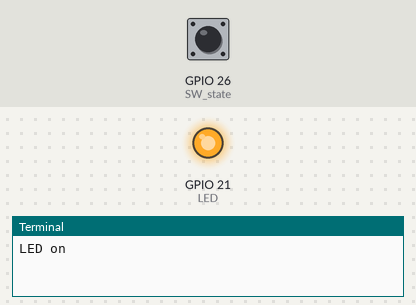
Recording of a program running on a simulated Raspberry Pi (BCM pin numbers). Parts: output pins drawn as LEDs (lit = HIGH), the last lines printed to the terminal. The test bench sets the inputs (shaded band); at power-on: GPIO 26 (SW_state) HIGH.

Above: at 1.2 s.
1.3 s: GPIO 26 (SW_state) pulled LOW for 2.35 s
At 2.5 s:
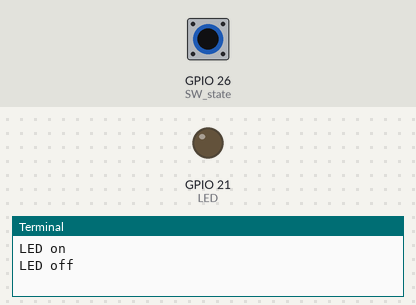
Timing chart, 0 to 5.5 s (numbered marks = the images above; inputs shaded):
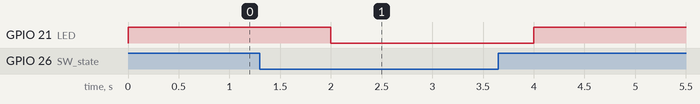

Measured:
- after the input at 1.3 s, GPIO 21 (LED): HIGH → LOW after 0.70 s, → HIGH 2.0 s later

The program:

Switch_N_LED.py
```python
#import the python libraries needed
import RPi.GPIO as GPIO #import library RPi.GPIO & calling it GPIO
import time             #import time library to call time.sleep (delay)

#set the GPIO mode to Broadcom pin
GPIO.setmode(GPIO.BCM) #Broadcom(BCM) use to configure Raspberry Pi pins using the Broadcom channel num.

GPIO.setwarnings(False)#Suppresse any warnings generated by RPi.GPIO library

#set the pins and if its an output or input
LED = 21                #assign GPIO pin number 21 as LED
SW = 26                 #assign GPIO pin number 26 as SW
GPIO.setup(LED,GPIO.OUT)#set the LED GPIO pin as an output
GPIO.setup(SW,GPIO.IN)  #set the SW GPIO pin as an output


#--------- coding situation: when switch is on LED turn on, when switch is off LED turns off ---------

while True:
    SW_state= GPIO.input(26) #resigning pin 26 as SW_state

    if SW_state == True:     #when switch is switched {checking: on switch}
        print ("LED on")     #print "LED on" in the terminal
        GPIO.output(LED,True)#Turn on the LED
        time.sleep(2)        #wait 2 seconds
    else:
        print ("LED off")      #print LED on in the terminal
        GPIO.output(LED,False) #Turn off the LED
        time.sleep(2)          #wait 2 seconds

#Clean up GPIO and release resources
GPIO.cleanup#Clean up
```
